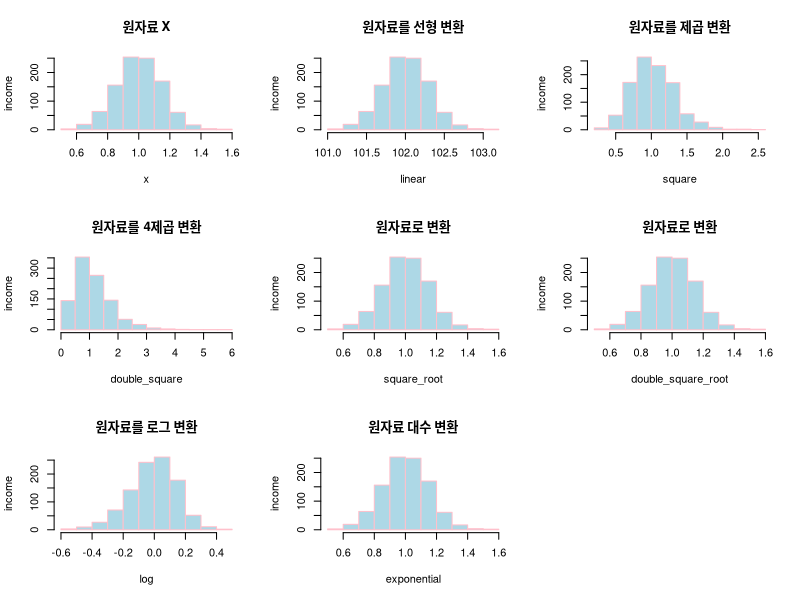

Generate this figure with R:
x<-rnorm(1000, 1, 0.15)
par(mfrow=c(3,3))
linear <- 2*x+100                              # 선형 변환 
square <-x^2                                    # 제곱 변환 
double_square <-x^4                        # 4제곱 변환 
square_root <-sqrt(square)               #  제곱근 변환 (원 자료  x 가 됨)
double_square_root<-sqrt(sqrt(double_square))     # 4 제곱근 변환( 원 자료 X가 됨)
log<- log(x)                                      # 대수변환 
exponential<-exp(log)                           # 지수변환 (원 자료 x 가 됨)

hist(x, ylab = 'income', col = 'lightblue', border='pink', main = '원자료 X')
hist(linear, ylab = 'income', col = 'lightblue', border = 'pink', main = '원자료를 선형 변환')
hist(square, ylab = 'income', col = 'lightblue', border = 'pink', main = '원자료를 제곱 변환')
hist(double_square, ylab = 'income', col = 'lightblue', border = 'pink', main = '원자료를 4제곱 변환')

hist(square_root, ylab = 'income', col = 'lightblue', border = 'pink', main = '원자료로 변환')
hist(double_square_root, ylab = 'income', col = 'lightblue', border = 'pink', main = '원자료로 변환')
hist(log, ylab = 'income', col = 'lightblue', border = 'pink', main = '원자료를 로그 변환')
hist(exponential, ylab = 'income', col = 'lightblue', border = 'pink', main = '원자료 대수 변환')
